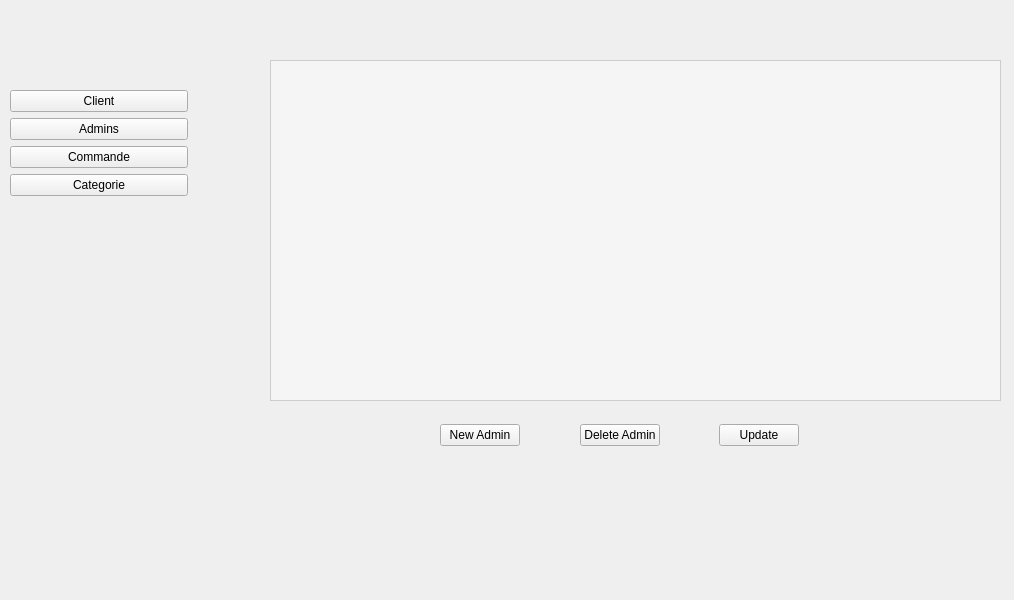
<?xml version="1.0" encoding="UTF-8"?>
<ui version="4.0">
 <class>ClientWindow</class>
 <widget class="QMainWindow" name="ClientWindow">
  <property name="geometry">
   <rect>
    <x>0</x>
    <y>0</y>
    <width>1014</width>
    <height>600</height>
   </rect>
  </property>
  <property name="windowTitle">
   <string>MainWindow</string>
  </property>
  <widget class="QWidget" name="centralwidget">
   <widget class="QStackedWidget" name="stackedWidget">
    <property name="geometry">
     <rect>
      <x>230</x>
      <y>10</y>
      <width>771</width>
      <height>481</height>
     </rect>
    </property>
    <property name="currentIndex">
     <number>1</number>
    </property>
    <widget class="QWidget" name="ClientPage">
     <widget class="QTableView" name="ClienttableView">
      <property name="geometry">
       <rect>
        <x>10</x>
        <y>30</y>
        <width>771</width>
        <height>391</height>
       </rect>
      </property>
      <property name="styleSheet">
       <string notr="true">QTableView {
    border: 1px solid #ccc;
    gridline-color: #ccc;
    background-color: #f5f5f5;
}

QTableView::item {
    padding: 5px;
    border: 1px solid #F0ECE5;
}

QHeaderView::section {
    background-color: #F0ECE5;
    color: #161A30;
    padding: 5px;
    border: 1px solid #ddd;
}

QTableView::item:selected {
    background-color: #F0ECE5;
}</string>
      </property>
     </widget>
     <widget class="QWidget" name="layoutWidget">
      <property name="geometry">
       <rect>
        <x>240</x>
        <y>430</y>
        <width>301</width>
        <height>31</height>
       </rect>
      </property>
      <layout class="QHBoxLayout" name="horizontalLayout">
       <item>
        <widget class="QPushButton" name="UpdateButton">
         <property name="text">
          <string>Update</string>
         </property>
        </widget>
       </item>
       <item>
        <spacer name="horizontalSpacer_4">
         <property name="orientation">
          <enum>Qt::Horizontal</enum>
         </property>
         <property name="sizeHint" stdset="0">
          <size>
           <width>40</width>
           <height>20</height>
          </size>
         </property>
        </spacer>
       </item>
       <item>
        <widget class="QPushButton" name="NewButton">
         <property name="text">
          <string>New</string>
         </property>
        </widget>
       </item>
       <item>
        <spacer name="horizontalSpacer">
         <property name="orientation">
          <enum>Qt::Horizontal</enum>
         </property>
         <property name="sizeHint" stdset="0">
          <size>
           <width>40</width>
           <height>20</height>
          </size>
         </property>
        </spacer>
       </item>
       <item>
        <widget class="QPushButton" name="DeleteButton">
         <property name="text">
          <string>Delete</string>
         </property>
        </widget>
       </item>
      </layout>
     </widget>
    </widget>
    <widget class="QWidget" name="AdminPage">
     <widget class="QTableView" name="AdminsView">
      <property name="geometry">
       <rect>
        <x>40</x>
        <y>50</y>
        <width>731</width>
        <height>341</height>
       </rect>
      </property>
      <property name="styleSheet">
       <string notr="true">QTableView {
    border: 1px solid #ccc;
    gridline-color: #ccc;
    background-color: #f5f5f5;
}

QTableView::item {
    padding: 5px;
    border: 1px solid #F0ECE5;
}

QHeaderView::section {
    background-color: #F0ECE5;
    color: #161A30;
    padding: 5px;
    border: 1px solid #ddd;
}

QTableView::item:selected {
    background-color: #F0ECE5;
}</string>
      </property>
     </widget>
     <widget class="QWidget" name="layoutWidget">
      <property name="geometry">
       <rect>
        <x>210</x>
        <y>410</y>
        <width>359</width>
        <height>31</height>
       </rect>
      </property>
      <layout class="QGridLayout" name="gridLayout_2">
       <item row="0" column="0">
        <widget class="QPushButton" name="NewAdminButton">
         <property name="text">
          <string>New Admin</string>
         </property>
        </widget>
       </item>
       <item row="0" column="1">
        <spacer name="horizontalSpacer_2">
         <property name="orientation">
          <enum>Qt::Horizontal</enum>
         </property>
         <property name="sizeHint" stdset="0">
          <size>
           <width>40</width>
           <height>20</height>
          </size>
         </property>
        </spacer>
       </item>
       <item row="0" column="2">
        <widget class="QPushButton" name="DeleteAdminButton">
         <property name="text">
          <string>Delete Admin</string>
         </property>
        </widget>
       </item>
       <item row="0" column="3">
        <spacer name="horizontalSpacer_3">
         <property name="orientation">
          <enum>Qt::Horizontal</enum>
         </property>
         <property name="sizeHint" stdset="0">
          <size>
           <width>40</width>
           <height>20</height>
          </size>
         </property>
        </spacer>
       </item>
       <item row="0" column="4">
        <widget class="QPushButton" name="UpdateAdminsButton">
         <property name="text">
          <string>Update</string>
         </property>
        </widget>
       </item>
      </layout>
     </widget>
    </widget>
    <widget class="QWidget" name="Commande">
     <widget class="QTableView" name="tableView">
      <property name="geometry">
       <rect>
        <x>145</x>
        <y>20</y>
        <width>601</width>
        <height>311</height>
       </rect>
      </property>
     </widget>
    </widget>
   </widget>
   <widget class="QWidget" name="layoutWidget">
    <property name="geometry">
     <rect>
      <x>10</x>
      <y>90</y>
      <width>178</width>
      <height>146</height>
     </rect>
    </property>
    <layout class="QGridLayout" name="gridLayout">
     <item row="4" column="2">
      <spacer name="verticalSpacer">
       <property name="orientation">
        <enum>Qt::Vertical</enum>
       </property>
       <property name="sizeHint" stdset="0">
        <size>
         <width>20</width>
         <height>40</height>
        </size>
       </property>
      </spacer>
     </item>
     <item row="2" column="2">
      <widget class="QPushButton" name="CommandeButton">
       <property name="text">
        <string>Commande</string>
       </property>
      </widget>
     </item>
     <item row="1" column="2">
      <widget class="QPushButton" name="AdminButton">
       <property name="text">
        <string>Admins</string>
       </property>
      </widget>
     </item>
     <item row="0" column="2">
      <widget class="QPushButton" name="ClientButton">
       <property name="text">
        <string>Client</string>
       </property>
      </widget>
     </item>
     <item row="3" column="2">
      <widget class="QPushButton" name="CategorieButton">
       <property name="text">
        <string>Categorie</string>
       </property>
      </widget>
     </item>
    </layout>
   </widget>
  </widget>
 </widget>
 <resources/>
 <connections/>
</ui>
